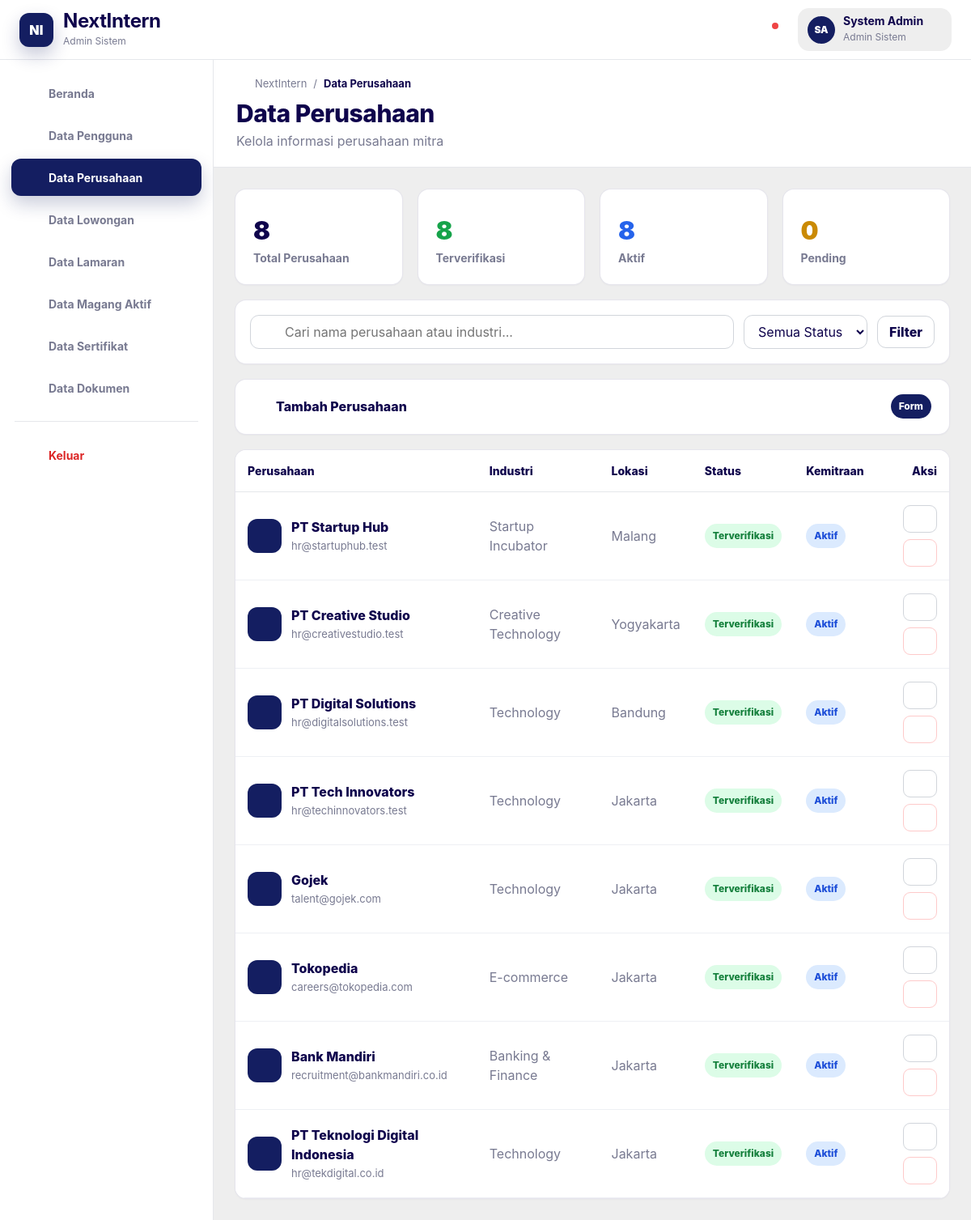
/sysadmin/companies.php (signed in), run on the app's committed database.
### tables this page shows
CREATE TABLE companies (
  id INT AUTO_INCREMENT PRIMARY KEY,
  name VARCHAR(180) NOT NULL,
  email VARCHAR(150) NOT NULL UNIQUE,
  industry VARCHAR(100) NOT NULL,
  location VARCHAR(120) NOT NULL,
  description TEXT NULL,
  logo VARCHAR(255) NULL,
  is_verified TINYINT(1) NOT NULL DEFAULT 0,
  partnership_since DATE NULL,
  partnership_status ENUM('active','inactive') NOT NULL DEFAULT 'active',
  created_at DATETIME NOT NULL DEFAULT CURRENT_TIMESTAMP,
  updated_at DATETIME NULL DEFAULT NULL ON UPDATE CURRENT_TIMESTAMP
);

### app/functions.php (called while the page is built, shortened)
<?php
function e($value): string
{
    return htmlspecialchars((string) $value, ENT_QUOTES, 'UTF-8');
}
function app_base_url(): string
{
    $script = str_replace('\\', '/', $_SERVER['SCRIPT_NAME'] ?? '');
    $pos = strpos($script, '/sysadmin/');
    if ($pos !== false) {
        $base = substr($script, 0, $pos);
    } else {
        $base = rtrim(str_replace('\\', '/', dirname($script)), '/');
    }
    return $base;
}
function url(string $path = ''): string
{
    return app_base_url() . '/' . ltrim($path, '/');
}
function status_label(string $status): string
{
    return [
        'active' => 'Aktif',
        'inactive' => 'Nonaktif',
        'verified' => 'Terverifikasi',
        'pending' => 'Menunggu',
        'rejected' => 'Ditolak',
        'accepted' => 'Diterima',
        'issued' => 'Diterbitkan',
        'revoked' => 'Dicabut',
        'ongoing' => 'Berjalan',
        'completed' => 'Selesai',
        'terminated' => 'Dihentikan',
        'university_review' => 'Review Universitas',
        'university_approved' => 'Disetujui Universitas',
        'admin_approved' => 'Disetujui Admin',
        'company_review' => 'Review Perusahaan',
        'draft' => 'Draft',
        'closed' => 'Ditutup',
    ][$status] ?? ucfirst(str_replace('_', ' ', $status));
}

### sysadmin/companies.php (the view, shortened to what this page needs)
<?php
require_once __DIR__ . '/../config/database.php';
require_once __DIR__ . '/../app/functions.php';
require_once __DIR__ . '/../includes/layout_start.php';
$q = trim($_GET['q'] ?? '');
$where = [];
$params = [];
$stmt = $pdo->prepare("SELECT * FROM companies" . ($where ? ' WHERE ' . implode(' AND ', $where) : '') . " ORDER BY created_at DESC,id DESC");
$stmt->execute($params);
$companies = $stmt->fetchAll();
$stat = $pdo->query("SELECT COUNT(*) total, SUM(is_verified=1) verified, SUM(partnership_status='active') active, SUM(is_verified=0) pending FROM companies")->fetch();
?>
<div class="grid grid-4">
  <div class="card stat">
    <div class="stat-number"><?= e($stat['total'] ?? 0) ?></div>
    <div class="stat-title">Total Perusahaan</div>
  </div>
  <div class="card stat">
    <div class="stat-number text-green"><?= e($stat['verified'] ?? 0) ?></div>
    <div class="stat-title">Terverifikasi</div>
  </div>
  <div class="card stat">
    <div class="stat-number text-blue"><?= e($stat['active'] ?? 0) ?></div>
    <div class="stat-title">Aktif</div>
  </div>
  <div class="card stat">
    <div class="stat-number text-yellow"><?= e($stat['pending'] ?? 0) ?></div>
    <div class="stat-title">Pending</div>
  </div>
</div>
<div class="card mt-18">
  <form class="toolbar" method="get">
    <div class="searchbox"><?= icon_svg('search') ?><input class="input" name="q" value="<?= e($q) ?>"
        placeholder="Cari nama perusahaan atau industri..."></div>
    <select class="select" name="filter">
      <option value="all">Semua Status</option>
    </select>
    <button class="btn outline" type="submit">Filter</button>
  </form>
</div>
<details class="card form-panel">
  <summary><span><?= icon_svg('plus') ?> Tambah Perusahaan</span><span class="badge badge-dark">Form</span></summary>
</details>
<div class="card mt-18">
  <div class="table-wrap">
    <table class="table">
      <thead>
        <tr>
          <th>Perusahaan</th>
          <th>Industri</th>
          <th>Lokasi</th>
          <th>Status</th>
          <th>Kemitraan</th>
          <th style="text-align:right">Aksi</th>
        </tr>
      </thead>
      <tbody>
        <?php foreach ($companies as $c): ?>
          <tr>
            <td>
              <div class="entity">
                <div class="entity-icon"><?= icon_svg('building') ?></div>
                <div>
                  <div class="entity-title"><?= e($c['name']) ?></div>
                  <div class="entity-sub"><?= e($c['email']) ?></div>
                </div>
              </div>
            </td>
            <td><?= e($c['industry']) ?></td>
            <td><?= e($c['location']) ?></td>
            <td><span
                class="badge <?= $c['is_verified'] ? 'badge-green' : 'badge-yellow' ?>"><?= $c['is_verified'] ? 'Terverifikasi' : 'Pending' ?></span>
            </td>
            <td><span class="badge badge-blue"><?= e(status_label($c['partnership_status'])) ?></span></td>
            <td>
              <div class="actions"><a class="btn outline sm"
                  href="<?= e(url('sysadmin/companies.php?edit=' . $c['id'])) ?>"><?= icon_svg('edit') ?></a>
                <form method="post"><input type="hidden" name="action" value="delete"><input type="hidden" name="id"
                    value="<?= e($c['id']) ?>"><button class="btn danger sm"
                    type="submit"><?= icon_svg('trash') ?></button></form>
              </div>
            </td>
          </tr>
        <?php endforeach; ?>
      </tbody>
    </table>
  </div>
</div>
<?php require_once __DIR__ . '/../includes/layout_end.php'; ?>

### app/icons.php
<?php
function icon_svg(string $name, string $class = 'icon'): string
{
    $paths = [
        'home' => '<path d="M3 10.5 12 3l9 7.5"/><path d="M5 10v10h5v-6h4v6h5V10"/>',
        'users' => '<path d="M16 21v-2a4 4 0 0 0-4-4H6a4 4 0 0 0-4 4v2"/><circle cx="9" cy="7" r="4"/><path d="M22 21v-2a4 4 0 0 0-3-3.87"/><path d="M16 3.13a4 4 0 0 1 0 7.75"/>',
        'database' => '<ellipse cx="12" cy="5" rx="9" ry="3"/><path d="M3 5v14c0 1.66 4.03 3 9 3s9-1.34 9-3V5"/><path d="M3 12c0 1.66 4.03 3 9 3s9-1.34 9-3"/>',
        'briefcase' => '<rect x="2" y="7" width="20" height="14" rx="2"/><path d="M16 7V5a2 2 0 0 0-2-2h-4a2 2 0 0 0-2 2v2"/><path d="M2 13h20"/>',
        'file' => '<path d="M14 2H6a2 2 0 0 0-2 2v16a2 2 0 0 0 2 2h12a2 2 0 0 0 2-2V8z"/><path d="M14 2v6h6"/><path d="M8 13h8"/><path d="M8 17h8"/>',
        'activity' => '<path d="M22 12h-4l-3 8L9 4l-3 8H2"/>',
        'award' => '<circle cx="12" cy="8" r="6"/><path d="M15.5 13.2 17 22l-5-3-5 3 1.5-8.8"/>',
        'bell' => '<path d="M18 8A6 6 0 0 0 6 8c0 7-3 7-3 9h18c0-2-3-2-3-9"/><path d="M13.73 21a2 2 0 0 1-3.46 0"/>',
        'user' => '<circle cx="12" cy="8" r="4"/><path d="M4 22a8 8 0 0 1 16 0"/>',
        'logout' => '<path d="M9 21H5a2 2 0 0 1-2-2V5a2 2 0 0 1 2-2h4"/><path d="M16 17l5-5-5-5"/><path d="M21 12H9"/>',
        'search' => '<circle cx="11" cy="11" r="8"/><path d="m21 21-4.3-4.3"/>',
        'plus' => '<path d="M12 5v14"/><path d="M5 12h14"/>',
        'edit' => '<path d="M12 20h9"/><path d="M16.5 3.5a2.1 2.1 0 0 1 3 3L7 19l-4 1 1-4Z"/>',
        'trash' => '<path d="M3 6h18"/><path d="M8 6V4h8v2"/><path d="M19 6l-1 14H6L5 6"/>',
        'eye' => '<path d="M2 12s4-7 10-7 10 7 10 7-4 7-10 7S2 12 2 12Z"/><circle cx="12" cy="12" r="3"/>',
        'download' => '<path d="M12 3v12"/><path d="m7 10 5 5 5-5"/><path d="M5 21h14"/>',
        'building' => '<path d="M3 21h18"/><path d="M5 21V3h14v18"/><path d="M9 7h1"/><path d="M14 7h1"/><path d="M9 11h1"/><path d="M14 11h1"/><path d="M9 15h1"/><path d="M14 15h1"/>',
        'calendar' => '<rect x="3" y="4" width="18" height="18" rx="2"/><path d="M16 2v4"/><path d="M8 2v4"/><path d="M3 10h18"/>',
        'check' => '<path d="M20 6 9 17l-5-5"/>',
        'x' => '<path d="M18 6 6 18"/><path d="m6 6 12 12"/>',
        'shield' => '<path d="M12 22s8-4 8-10V5l-8-3-8 3v7c0 6 8 10 8 10Z"/>',
        'menu' => '<path d="M4 6h16"/><path d="M4 12h16"/><path d="M4 18h16"/>',
    ];
    $body = $paths[$name] ?? $paths['file'];
    return '<svg class="' . e($class) . '" viewBox="0 0 24 24" fill="none" stroke="currentColor" stroke-width="2" stroke-linecap="round" stroke-linejoin="round" aria-hidden="true">' . $body . '</svg>';
}

### assets/css/style.css (style rules this page uses)
:root { --primary-dark: #0F044C; --primary: #141E61; --muted: #787A91; --bg: #EEEEEE; --surface: #ffffff; --surface-soft: #f8f9ff; --line: #e5e7eb; --line-soft: #eef0f4; --green: #16a34a; --red: #dc2626; --yellow: #ca8a04; --blue: #2563eb; --radius: 14px; --radius-sm: 10px; --shadow: 0 10px 30px rgba(15, 4, 76, .08); }
* { box-sizing: border-box }
html { font-size: 16px; scroll-behavior: smooth }
body { margin: 0; background: var(--bg); color: var(--primary-dark); font-family: Inter, ui-sans-serif, system-ui, -apple-system, BlinkMacSystemFont, "Segoe UI", Arial, sans-serif; line-height: 1.5; }
a { color: inherit; text-decoration: none }
button, input, select, textarea { font: inherit }
button { cursor: pointer }
img, svg { display: block; max-width: 100% }
.icon { width: 20px; height: 20px; flex: 0 0 auto }
.icon.tiny { width: 15px; height: 15px }
.grid { display: grid; gap: 18px }
.grid-4 { grid-template-columns: repeat(4, minmax(0, 1fr)) }
.card { background: var(--surface); border: 1px solid rgba(15, 4, 76, .10); border-radius: var(--radius); box-shadow: 0 1px 2px rgba(15, 4, 76, .03); overflow: hidden; }
.stat { padding: 22px; min-height: 118px }
.stat-title { font-size: 14px; color: var(--muted); font-weight: 750 }
.stat-number { font-size: 31px; font-weight: 900; margin: 6px 0 0; letter-spacing: -.7px; color: var(--primary-dark) }
.toolbar { display: flex; gap: 12px; align-items: center; flex-wrap: wrap; padding: 18px }
.searchbox { position: relative; flex: 1; min-width: 260px }
.searchbox svg { position: absolute; left: 13px; top: 50%; transform: translateY(-50%); color: #9ca3af }
.input, .select, textarea { min-height: 42px; border: 1px solid #d1d5db; border-radius: 11px; background: #fff; color: var(--primary-dark); padding: 0 13px; outline: 0; }
.searchbox .input { width: 100%; padding-left: 42px }
.btn { border: 0; border-radius: 11px; min-height: 40px; padding: 0 14px; display: inline-flex; align-items: center; justify-content: center; gap: 8px; font-weight: 800; line-height: 1; background: var(--primary); color: #fff; white-space: nowrap; }
.btn.outline { background: #fff; color: var(--primary-dark); border: 1px solid #d1d5db }
.btn.danger { background: #fff; color: var(--red); border: 1px solid #fecaca }
.btn.sm { min-height: 34px; padding: 0 10px; border-radius: 9px }
.table-wrap { overflow-x: auto; width: 100% }
.table { width: 100%; border-collapse: collapse; min-width: 760px }
.table th { font-size: 14px; text-align: left; color: var(--primary-dark); font-weight: 850; padding: 15px; border-bottom: 1px solid var(--line); white-space: nowrap; background: #fff }
.table td { padding: 16px 15px; border-bottom: 1px solid var(--line-soft); color: var(--muted); vertical-align: middle; background: #fff }
.entity { display: flex; align-items: center; gap: 12px; min-width: 220px }
.entity-icon { width: 42px; height: 42px; border-radius: 12px; background: var(--primary); color: #fff; display: grid; place-items: center; flex: 0 0 auto }
.entity-title { font-weight: 850; color: var(--primary-dark); margin-bottom: 2px }
.entity-sub { font-size: 13px; color: var(--muted) }
.badge { display: inline-flex; align-items: center; gap: 5px; border-radius: 999px; padding: 6px 10px; font-size: 12px; font-weight: 850; white-space: nowrap }
.badge-green { background: #dcfce7; color: #15803d }
.badge-blue { background: #dbeafe; color: #1d4ed8 }
.badge-dark { background: var(--primary); color: #fff }
.actions { display: flex; justify-content: flex-end; align-items: center; gap: 8px; flex-wrap: wrap }
.actions form { margin: 0 }
.form-panel { margin-top: 18px }
.form-panel summary { list-style: none; display: flex; align-items: center; justify-content: space-between; gap: 12px; padding: 18px 22px; font-weight: 850; cursor: pointer; color: var(--primary-dark); border-bottom: 1px solid transparent; }
.form-panel summary span { display: inline-flex; align-items: center; gap: 8px }
.text-green { color: var(--green) !important }
.text-yellow { color: var(--yellow) !important }
.text-blue { color: var(--blue) !important }
.mt-18 { margin-top: 18px }

### data on the page
companies: name "PT Startup Hub", email "hr@startuphub.test", industry "Startup Incubator", location "Malang", is_verified "Terverifikasi", partnership_status "Aktif"
companies: name "PT Creative Studio", email "hr@creativestudio.test", industry "Creative Technology", location "Yogyakarta", is_verified "Terverifikasi", partnership_status "Aktif"
companies: name "PT Digital Solutions", email "hr@digitalsolutions.test", industry "Technology", location "Bandung", is_verified "Terverifikasi", partnership_status "Aktif"
companies: name "PT Tech Innovators", email "hr@techinnovators.test", industry "Technology", location "Jakarta", is_verified "Terverifikasi", partnership_status "Aktif"
companies: name "Gojek", email "talent@gojek.com", industry "Technology", location "Jakarta", is_verified "Terverifikasi", partnership_status "Aktif"
companies: name "Tokopedia", email "careers@tokopedia.com", industry "E-commerce", location "Jakarta", is_verified "Terverifikasi", partnership_status "Aktif"
companies: name "Bank Mandiri", email "recruitment@bankmandiri.co.id", industry "Banking & Finance", location "Jakarta", is_verified "Terverifikasi", partnership_status "Aktif"
companies: name "PT Teknologi Digital Indonesia", email "hr@tekdigital.co.id", industry "Technology", location "Jakarta", is_verified "Terverifikasi", partnership_status "Aktif"

### other printed values
initials($user['name'] ?? 'Admin') "SA"
$user['name'] "System Admin"
$user['role_name'] "Admin Sistem"
$item['label'] "Beranda"
$item['label'] "Data Pengguna"
$item['label'] "Data Perusahaan"
$item['label'] "Data Lowongan"
$item['label'] "Data Lamaran"
$item['label'] "Data Magang Aktif"
$item['label'] "Data Sertifikat"
$item['label'] "Data Dokumen"
$pageTitle "Data Perusahaan"
$pageSubtitle "Kelola informasi perusahaan mitra"
$stat['total'] "8"
$stat['verified'] "8"
